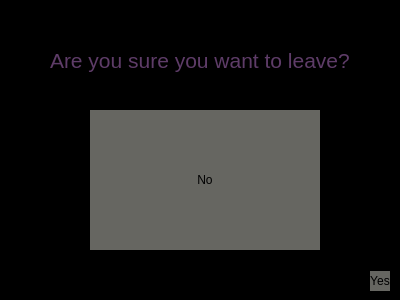
<?xml version="1.0" encoding="UTF-8"?>
<ui version="4.0">
 <class>Dialog</class>
 <widget class="QDialog" name="Dialog">
  <property name="geometry">
   <rect>
    <x>0</x>
    <y>0</y>
    <width>400</width>
    <height>300</height>
   </rect>
  </property>
  <property name="windowTitle">
   <string>Dialog</string>
  </property>
  <property name="styleSheet">
   <string notr="true">background-color: #000000
</string>
  </property>
  <widget class="QLabel" name="YouSureLabel">
   <property name="geometry">
    <rect>
     <x>50</x>
     <y>40</y>
     <width>301</width>
     <height>41</height>
    </rect>
   </property>
   <property name="styleSheet">
    <string notr="true">background-color: #000000
</string>
   </property>
   <property name="text">
    <string>&lt;html&gt;&lt;head/&gt;&lt;body&gt;&lt;p&gt;&lt;span style=&quot; font-size:16pt; color:#5e3c68;&quot;&gt;Are you sure you want to leave?&lt;/span&gt;&lt;/p&gt;&lt;/body&gt;&lt;/html&gt;</string>
   </property>
  </widget>
  <widget class="QPushButton" name="YesButton">
   <property name="geometry">
    <rect>
     <x>370</x>
     <y>271</y>
     <width>20</width>
     <height>20</height>
    </rect>
   </property>
   <property name="styleSheet">
    <string notr="true">background-color: #666661; border-style: #000000;</string>
   </property>
   <property name="text">
    <string>Yes</string>
   </property>
  </widget>
  <widget class="QPushButton" name="NoButton">
   <property name="geometry">
    <rect>
     <x>90</x>
     <y>110</y>
     <width>230</width>
     <height>140</height>
    </rect>
   </property>
   <property name="styleSheet">
    <string notr="true">background-color: #666661; border-style: #000000;</string>
   </property>
   <property name="text">
    <string>No</string>
   </property>
  </widget>
 </widget>
 <resources/>
 <connections/>
</ui>
